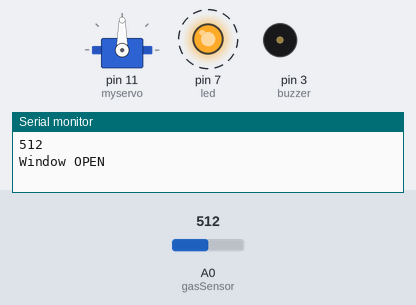
This sketch was run on a simulated Arduino Uno, built with avr-gcc and run on an emulated ATmega328P. On the bench: servo, output pins drawn as LEDs (lit = HIGH), buzzer (waves = sounding), the last lines printed to the serial monitor. Dashed ring = blinking. The test bench sets the inputs (shaded band); at power-on: A0 (gasSensor) = 512.

Above: at 0.15 s.
At 1.4 s:
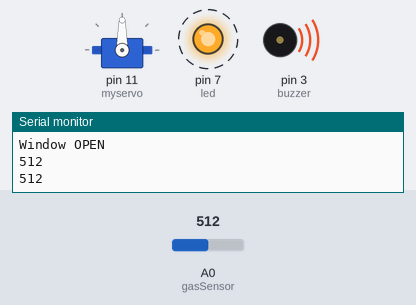
1.5 s: A0 (gasSensor) set to 413
4.7 s: A0 (gasSensor) set to 391
At 6.2 s:
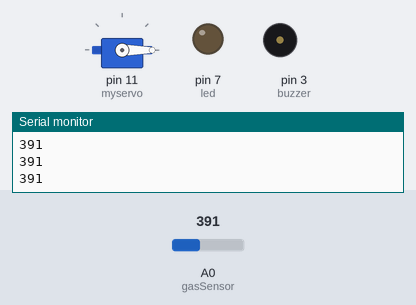
Timing chart, 0 to 7.7 s (numbered marks = the images above; inputs shaded):
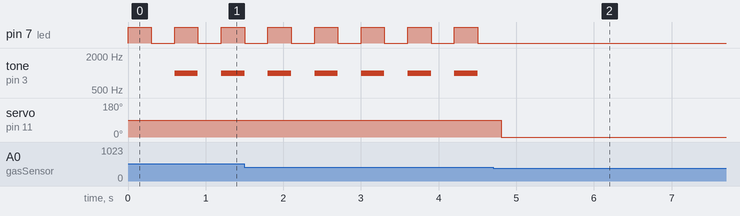

The sketch:

smoke_lpg_detection.ino
```cpp
#include <Servo.h>
Servo myservo;  // create servo object to control a servo
int pos = 0;

const int led=7;
const int buzzer=3;
const int gasSensor=A0;


const int gasSensor_threshold=400;  //threshold to detect lpg gas(not sure about this value yet)


void setup()
{
  pinMode(led, OUTPUT);
  pinMode(buzzer, OUTPUT);
  pinMode(gasSensor, INPUT);

  myservo.attach(11);
  myservo.write(pos);

  Serial.begin(9600);
}

void loop()
{
  int analogSensor_input = analogRead(gasSensor);
  Serial.println(analogSensor_input);

  if (analogSensor_input > gasSensor_threshold) //then lpg gas is detected
  {
    openWindow();   //Open the window
    blink();  //blink the led
    tone(buzzer,1000,300);  // alarm using buzzer
  }
  else
  {
    setWindowControl_to_InitialPosition();  //So that the user can open or close the window to their wish.
    digitalWrite(led, 0);
    noTone(buzzer);
  }
}

void blink()
{
  digitalWrite(led,1);
  delay(300);
  digitalWrite(led,0);
  delay(300);
}

void openWindow()
{
  if(pos==0)
  {
    pos=90;
    myservo.write(pos);
    Serial.println("Window OPEN");
  }
}

void setWindowControl_to_InitialPosition()
{
  if(pos==90)    //if in Window open state the set to initial postion
  {
    pos=0;
    myservo.write(pos);
    Serial.println("Window controller set to initial position");
   }
}
```

Measured:
- the behaviour switches between 401 and 400 on A0 (gasSensor) (found by bisection; images 1 and 2)
- after the input at 4.7 s, pin 7 (led): stops changing and stays LOW; tone on pin 3 (buzzer): stops changing and stays silent; servo on pin 11 (myservo): 90° → 0° after 0.10 s
- by itself, pin 7 (led): alternates HIGH for 0.30 s and LOW for 0.30 s
- by itself, tone on pin 3 (buzzer): alternates 1000 Hz for 0.30 s and silent for 0.30 s
